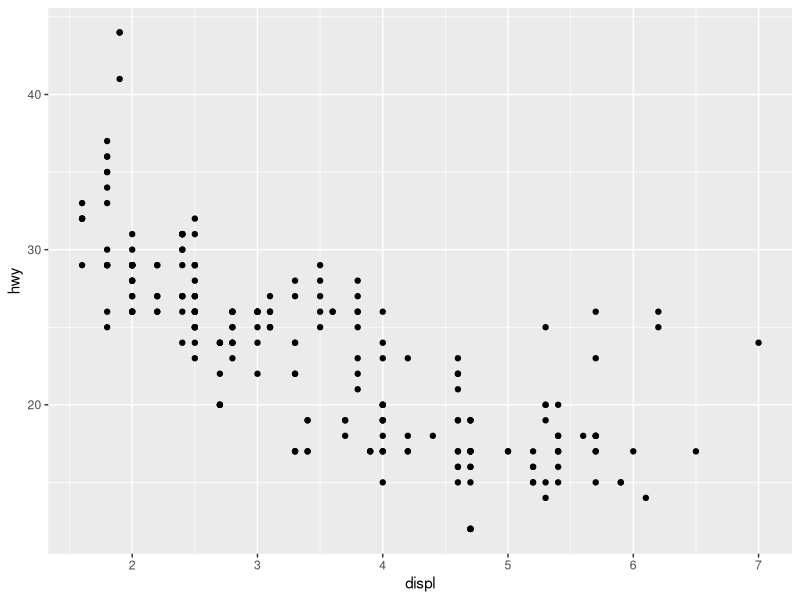
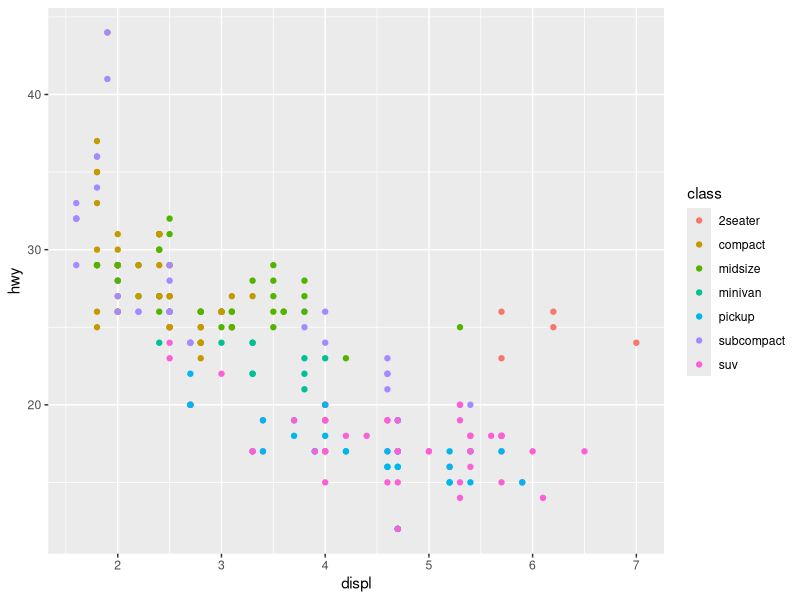
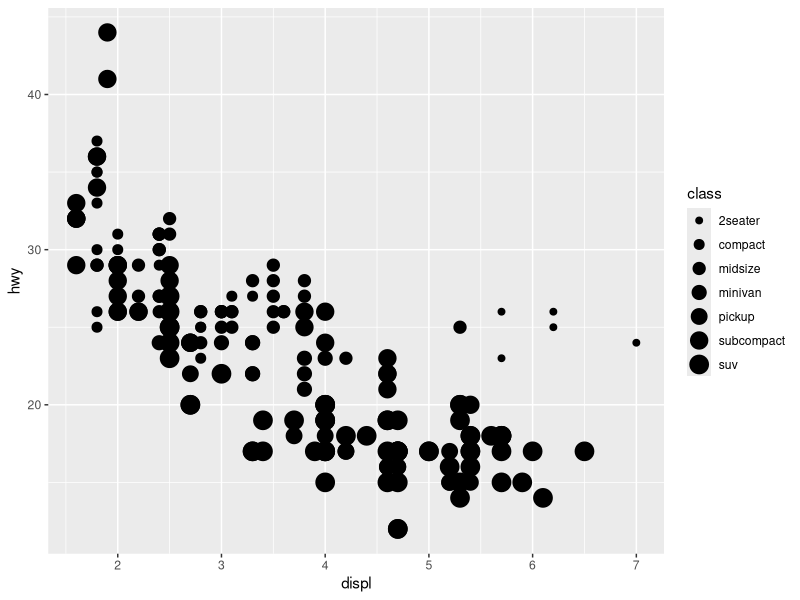
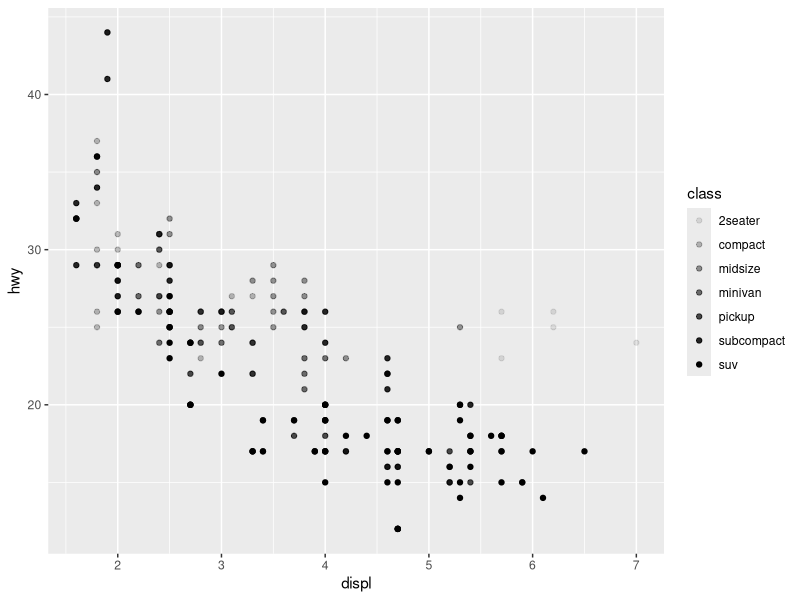
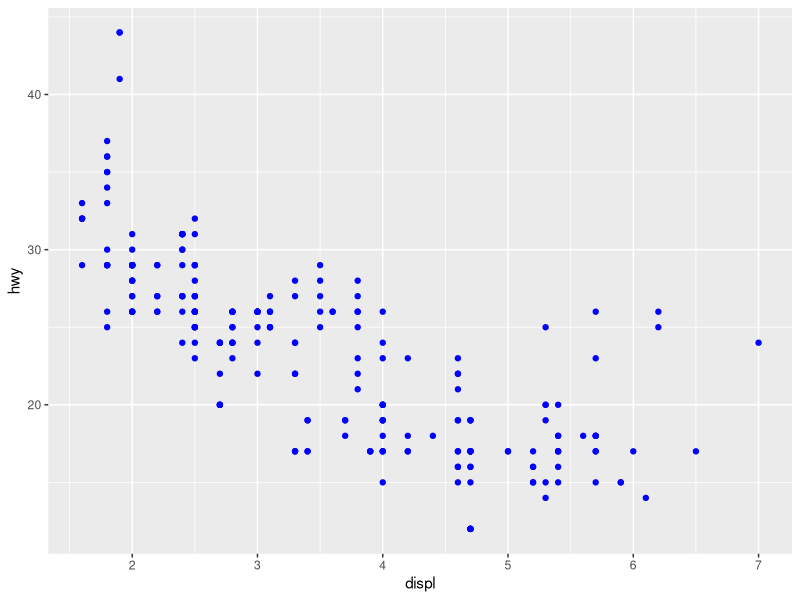
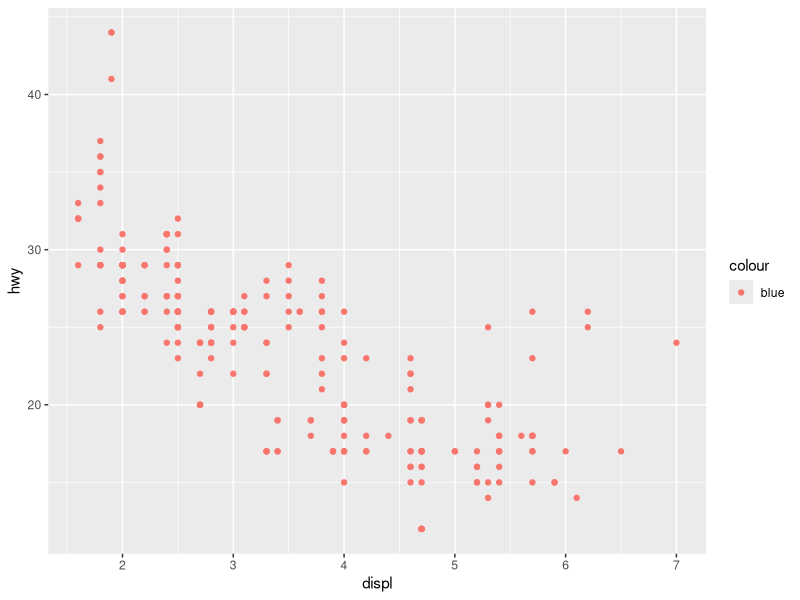
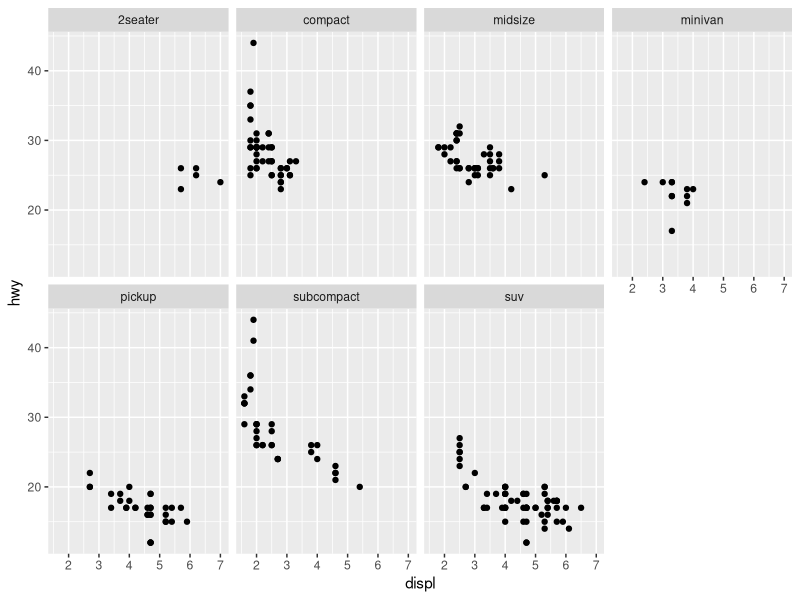
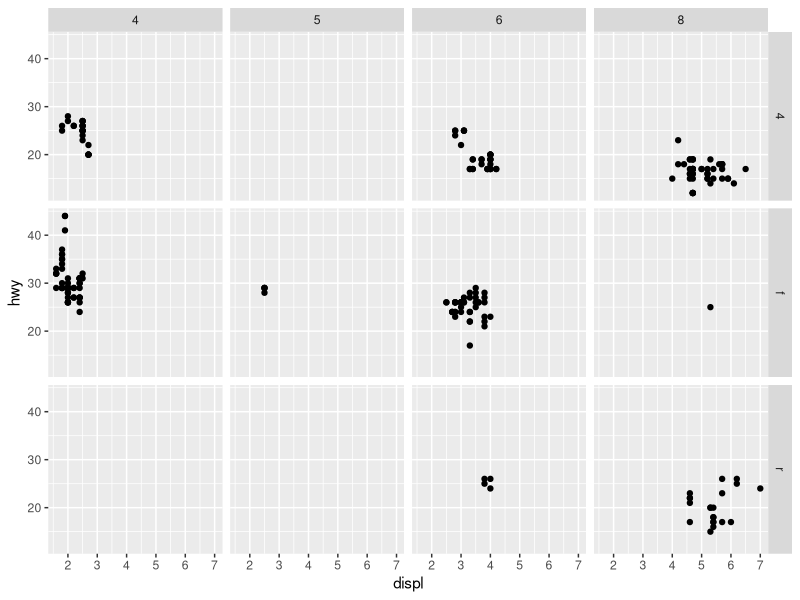

Generate these figures, in order, with R:
library(tidyverse)

mpg

ggplot(data = mpg) + 
  geom_point(mapping = aes(x = displ, y = hwy))

ggplot(data = mpg) + 
  geom_point(mapping = aes(x = displ, y = hwy, color = class))

ggplot(data = mpg) + 
  geom_point(mapping = aes(x = displ, y = hwy, size = class))

ggplot(data = mpg) + 
  geom_point(mapping = aes(x = displ, y = hwy, alpha = class))


ggplot(data = mpg) + 
  geom_point(mapping = aes(x = displ, y = hwy), color = "blue")

ggplot(data = mpg) + 
  geom_point(mapping = aes(x = displ, y = hwy, color = "blue"))

# 3.5
ggplot(data = mpg) + 
  geom_point(mapping = aes(x = displ, y = hwy)) + 
  facet_wrap(~ class, nrow = 2)

ggplot(data = mpg) + 
  geom_point(mapping = aes(x = displ, y = hwy)) + 
  facet_grid(drv ~ cyl)

# 3.6

# left
ggplot(data = mpg) + 
  geom_point(mapping = aes(x = displ, y = hwy))

# right
ggplot(data = mpg) + 
  geom_smooth(mapping = aes(x = displ, y = hwy))

ggplot(data = mpg) + 
  geom_smooth(mapping = aes(x = displ, y = hwy, linetype = drv))

ggplot(data = mpg) +
  geom_smooth(mapping = aes(x = displ, y = hwy))

ggplot(data = mpg) +
  geom_smooth(mapping = aes(x = displ, y = hwy, group = drv))

ggplot(data = mpg) +
  geom_smooth(
    mapping = aes(x = displ, y = hwy, color = drv),
    show.legend = FALSE
  )

ggplot(data = mpg) + 
  geom_point(mapping = aes(x = displ, y = hwy)) +
  geom_smooth(mapping = aes(x = displ, y = hwy))

ggplot(data = mpg, mapping = aes(x = displ, y = hwy)) + 
  geom_point() + 
  geom_smooth()

ggplot(data = mpg, mapping = aes(x = displ, y = hwy)) + 
  geom_point(mapping = aes(color = class)) + 
  geom_smooth()

ggplot(data = mpg, mapping = aes(x = displ, y = hwy)) + 
  geom_point(mapping = aes(color = class)) + 
  geom_smooth(data = filter(mpg, class == "subcompact"), se = FALSE)

#3.7
ggplot(data = diamonds) + 
  geom_bar(mapping = aes(x = cut))

ggplot(data = diamonds) + 
  stat_count(mapping = aes(x = cut))

#1.
demo <- tribble(
  ~cut,         ~freq,
  "Fair",       1610,
  "Good",       4906,
  "Very Good",  12082,
  "Premium",    13791,
  "Ideal",      21551
)

ggplot(data = demo) +
  geom_bar(mapping = aes(x = cut, y = freq), stat = "identity")

#2.
ggplot(data = diamonds) + 
  geom_bar(mapping = aes(x = cut, y = ..prop.., group = 1))

#3.
ggplot(data = diamonds) + 
  stat_summary(
    mapping = aes(x = cut, y = depth),
    fun.ymin = min,
    fun.ymax = max,
    fun.y = median
  )

#3.8

ggplot(data = diamonds) + 
  geom_bar(mapping = aes(x = cut, colour = cut))
ggplot(data = diamonds) + 
  geom_bar(mapping = aes(x = cut, fill = cut))

ggplot(data = diamonds) + 
  geom_bar(mapping = aes(x = cut, fill = clarity))

ggplot(data = diamonds, mapping = aes(x = cut, fill = clarity)) + 
  geom_bar(alpha = 1/5, position = "identity")
ggplot(data = diamonds, mapping = aes(x = cut, colour = clarity)) + 
  geom_bar(fill = NA, position = "identity")

ggplot(data = diamonds) + 
  geom_bar(mapping = aes(x = cut, fill = clarity), position = "fill")

ggplot(data = diamonds) + 
  geom_bar(mapping = aes(x = cut, fill = clarity), position = "dodge")

ggplot(data = mpg) + 
  geom_point(mapping = aes(x = displ, y = hwy), position = "jitter")

#3.9

ggplot(data = mpg, mapping = aes(x = class, y = hwy)) + 
  geom_boxplot()
ggplot(data = mpg, mapping = aes(x = class, y = hwy)) + 
  geom_boxplot() +
  coord_flip()

install.packages("maps")
nz <- map_data("nz")

ggplot(nz, aes(long, lat, group = group)) +
  geom_polygon(fill = "white", colour = "black")

ggplot(nz, aes(long, lat, group = group)) +
  geom_polygon(fill = "white", colour = "black") +
  coord_quickmap()

bar <- ggplot(data = diamonds) + 
  geom_bar(
    mapping = aes(x = cut, fill = cut), 
    show.legend = FALSE,
    width = 1
  ) + 
  theme(aspect.ratio = 1) +
  labs(x = NULL, y = NULL)

bar + coord_flip()
bar + coord_polar()


